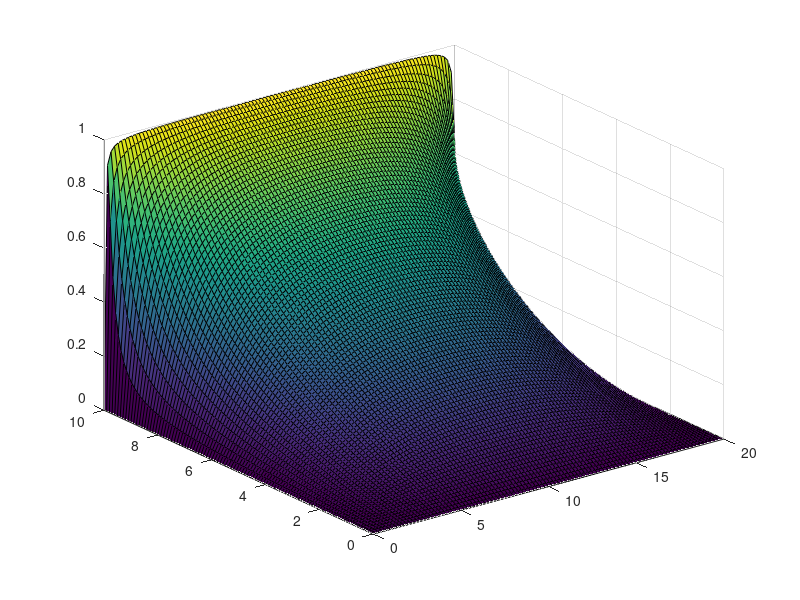

MATLAB code for this plot:
clearvars;

a = 20;
b = 10;
Na = 100;
Nb = 100;
V0 = 1.0;
[X,Y] = meshgrid(0:a/Na:a,0:b/Nb:b);

Nk = 100;
for k = 1:Nk
    n = 2*k-1;
    V(:,:,k) = 4*V0/pi*sin(n*pi*X/a).*sinh(n*pi*Y/a)./(n*sinh(n*pi*b/a));
end

V_total = sum(V,3);
    
surf(X,Y,V_total)